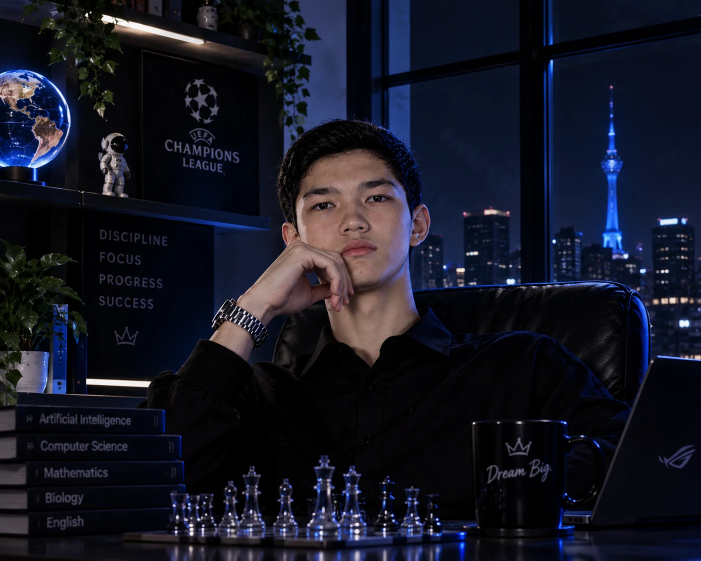
#> input picture assets-src/portrait/originals/shohrux-original-1.webp, 1402 x 1122 px (shown at 1/2 size)
$ python process_portrait.py
#> lines starting #> are read from the running program, lines starting #| are printed output that depends on the picture
"""Restrained editorial treatment of Shohrux's supplied portrait.

Only crop, tonal balance, edge vignette and light sharpening are applied.
Facial features are never retouched, warped or regenerated.
Usage: python3 assets-src/portrait/process_portrait.py
"""
from pathlib import Path
from PIL import Image, ImageChops, ImageDraw, ImageEnhance, ImageFilter

ROOT = Path(__file__).resolve().parents[2]
SRC = ROOT / "assets-src/portrait/originals/shohrux-original-1.webp"
OUT = ROOT / "public/images/shohrux-portrait.webp"

# 4:5 crop, shoulders up, excluding wall signage, mug and chess set.
CROP = (485, 80, 1125, 880)

img = Image.open(SRC).convert("RGB").crop(CROP)
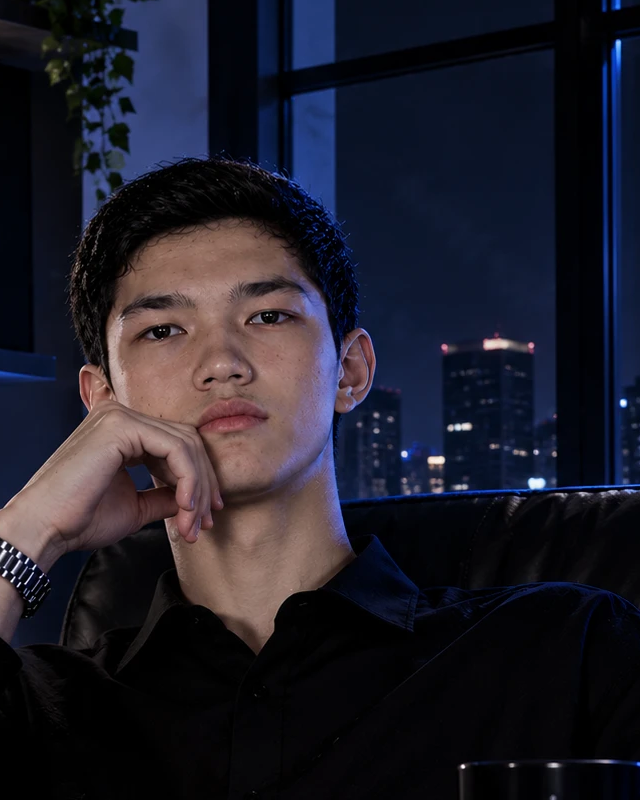
#> img: PIL image 640x800 RGB; mean R, G, B 31.2, 29.7, 40.8
w, h = img.size
#> w = 640; h = 800

# Gentle global tonal balance (no local face edits).
img = ImageEnhance.Contrast(img).enhance(1.04)
img = ImageEnhance.Color(img).enhance(0.94)

# Edge vignette: darken background corners and the lower edge so the
# subject separates from the room. The face region stays untouched (mask = 255).
mask = Image.new("L", (w, h), 0)
#> mask: PIL image 640x800 L; every value is 0
d = ImageDraw.Draw(mask)
d.ellipse((-w * 0.12, -h * 0.02, w * 1.0, h * 1.02), fill=255)
mask = mask.filter(ImageFilter.GaussianBlur(radius=w * 0.14))
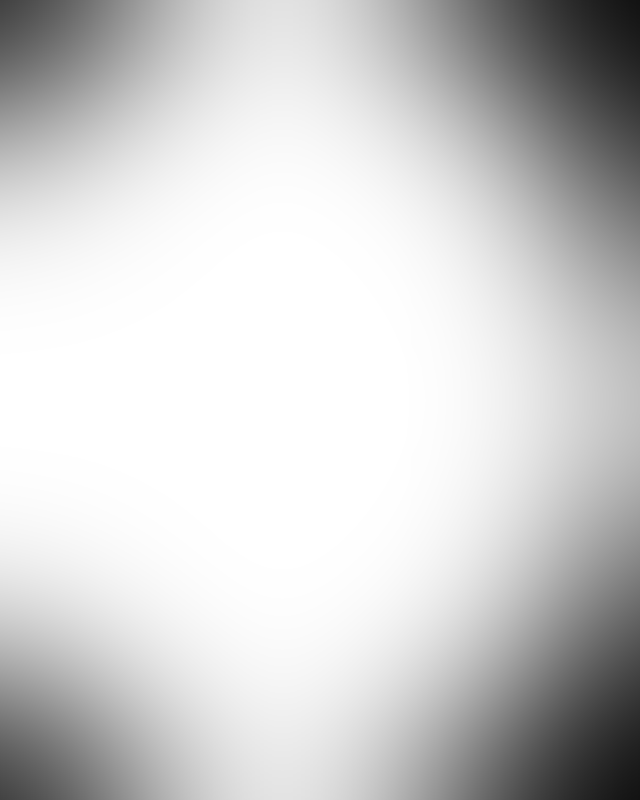
#> mask: PIL image 640x800 L; min 18, max 255, mean 208.1
dark = ImageEnhance.Brightness(img).enhance(0.55)
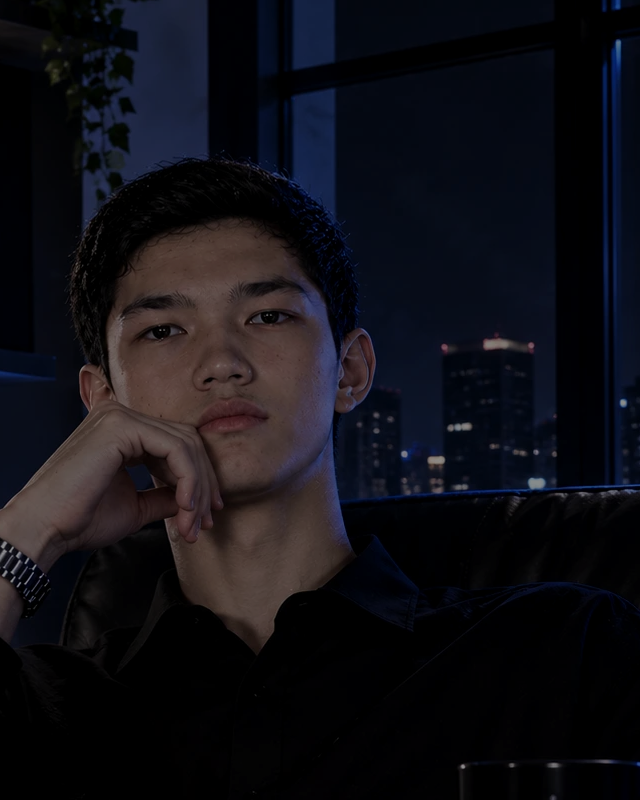
#> dark: PIL image 640x800 RGB; mean R, G, B 16.4, 15.6, 21.4
img = Image.composite(img, dark, mask)

# Fade the bottom 20% toward the page background colour (#080B12).
bg = Image.new("RGB", (w, h), (8, 11, 18))
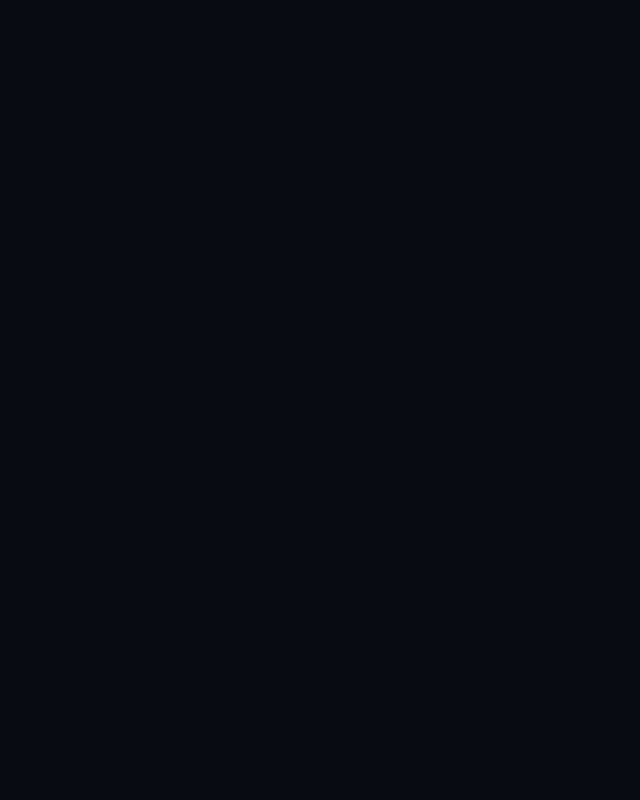
#> bg: PIL image 640x800 RGB; mean R, G, B 8, 11, 18
fade = Image.new("L", (w, h), 0)
fd = ImageDraw.Draw(fade)
start = int(h * 0.80)
#> start = 640
for y in range(start, h):
    fd.line((0, y, w, y), fill=int(255 * ((y - start) / (h - start)) ** 1.6))
img = Image.composite(bg, img, fade)

# Light, restrained sharpening for the web.
img = img.filter(ImageFilter.UnsharpMask(radius=1.2, percent=35, threshold=3))

img.save(OUT, "WEBP", quality=88, method=6)
#> (the run stopped early here; a loop or call above may not have finished)

$ run again, with assets-src/portrait/originals/shohrux-original-2.webp copied over assets-src/portrait/originals/shohrux-original-1.webp
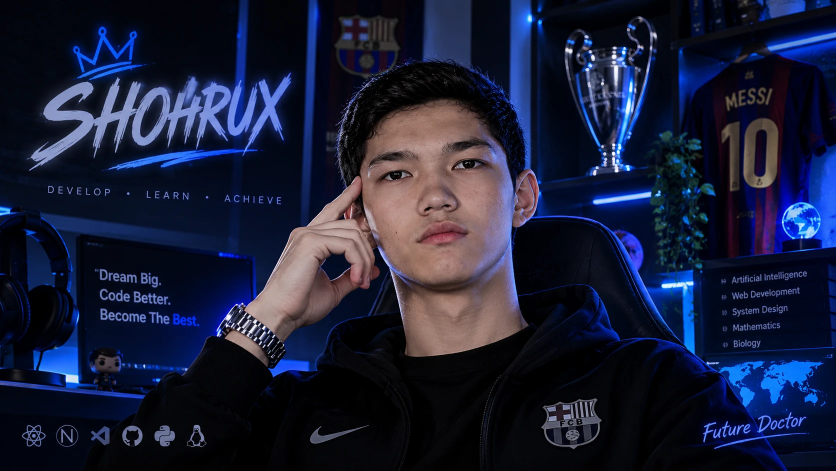
#> input picture assets-src/portrait/originals/shohrux-original-2.webp, 1672 x 941 px (shown at 1/2 size)
#> `dark = ImageEnhance.Brightness(img).enhance(0.55)`:
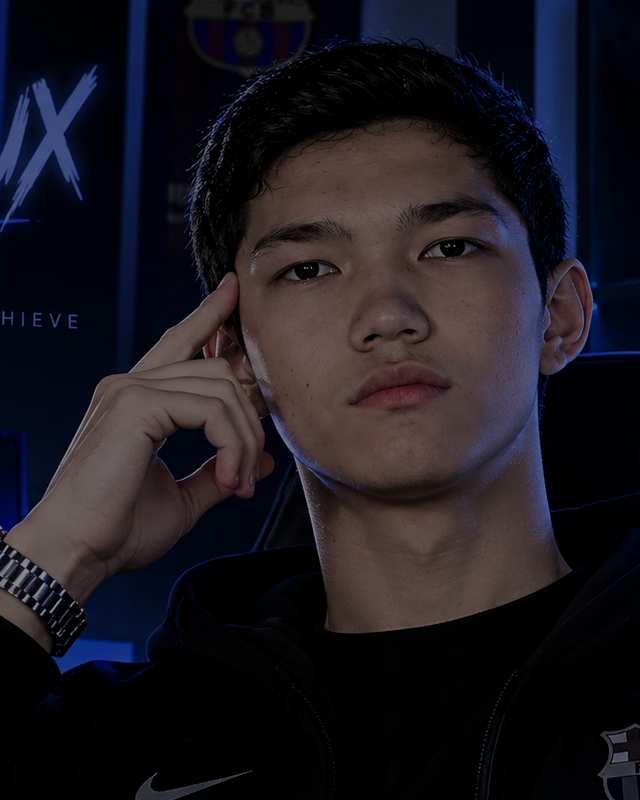
#> dark: PIL image 640x800 RGB; mean R, G, B 28.2, 24.8, 31.3
#> `img = Image.composite(img, dark, mask)`:
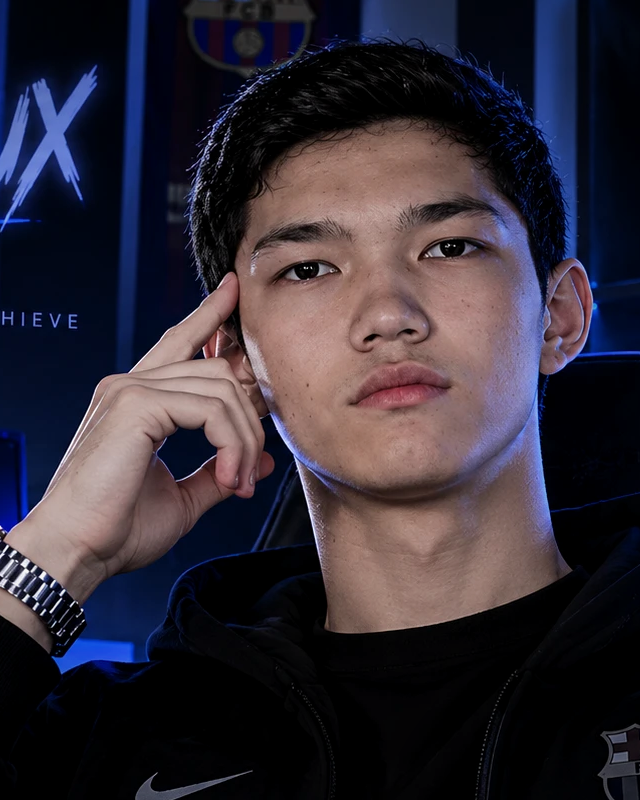
#> img: PIL image 640x800 RGB; mean R, G, B 50.3, 43.9, 54.4
